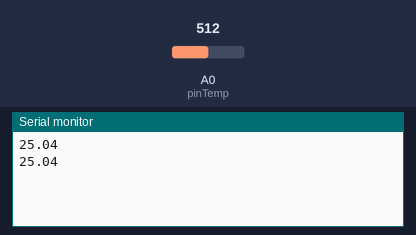
The sketch below on a simulated Arduino Uno, built with avr-gcc and run on an emulated ATmega328P. On the bench: the last lines printed to the serial monitor. The inputs (shaded band) are chosen by the test bench; at power-on: A0 (pinTemp) = 512.

Above: at 1.8 s.
1.9 s: A0 (pinTemp) set to 716
At 2.4 s:
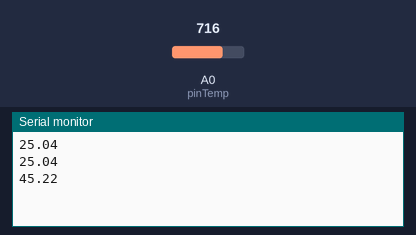
3.4 s: A0 (pinTemp) set to 900
At 4.8 s:
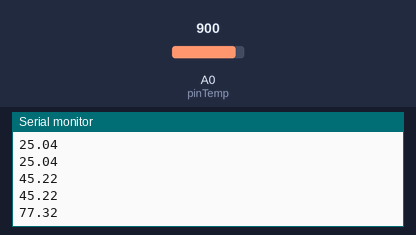
Timing chart, 0 to 6.4 s (numbered marks = the images above; inputs shaded):
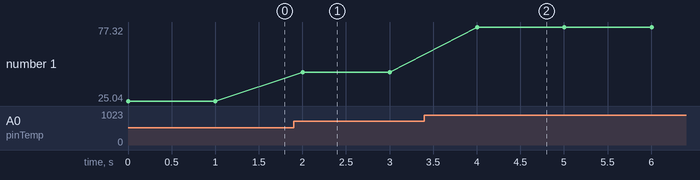

The sketch:

Sketch_12___Temperature_Sensor.ino
```cpp
const int pinTemp = A0;

const int B = 3975;

void setup()
{
    Serial.begin(9600);
}

void loop()
{
    int val = analogRead(pinTemp);

    float resistance = (float)(1023-val)*10000/val;

    float temperature = 1/(log(resistance/10000)/B+1/298.15)-273.15;

    Serial.println(temperature);

    delay(1000);
}
```

Measured:
- after the input at 1.9 s, the serial monitor: prints a new line after 0.10 s (image 1)
- after the input at 3.4 s, the serial monitor: prints a new line after 0.60 s (image 2)
- plotted number 1: 25.04 → 45.22 after the input at 1.9 s, 45.22 → 77.32 after the input at 3.4 s
